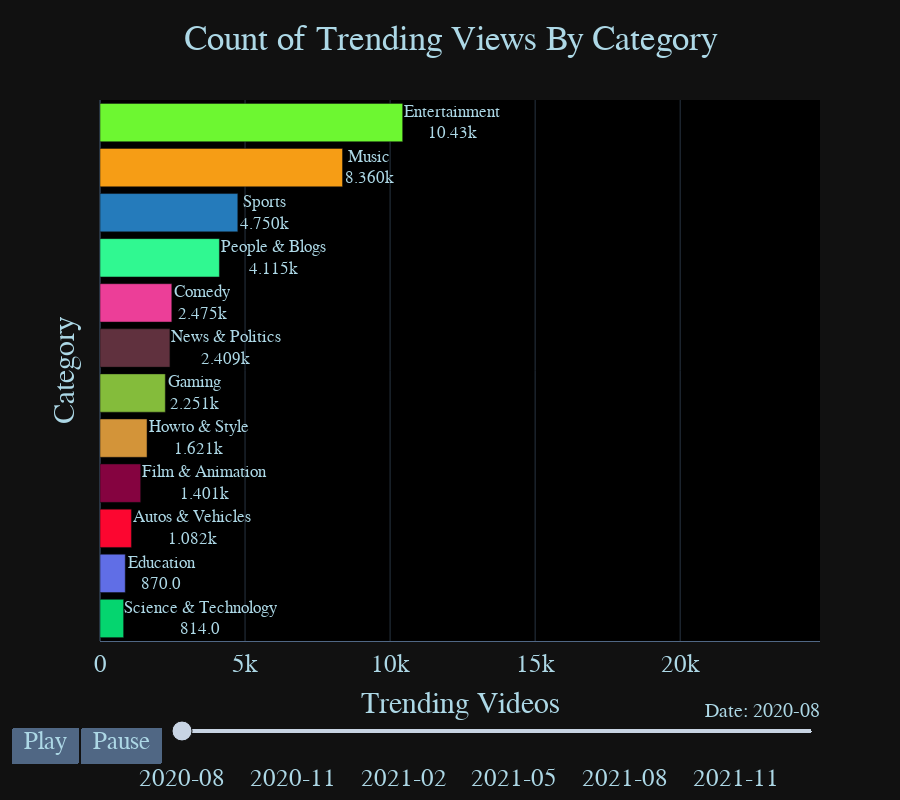

Source (notebook cell):
### Code cell
racer4= cat_vcount

my_raceplot = racer(racer4, item_column='category', value_column='view_count', time_column='trending_month')
my_raceplot.plot(title='Count of Trending Views By Category',
                 item_label = 'Category',
                 value_label = 'Trending Videos',
                 frame_duration = 800,
                 date_format = '%Y-%m-')

### Figure 1 — Plotly figure (JSON) as saved in the notebook; plotly's stock layout.template omitted (floating-point values rounded to 4 significant figures)
{"data": [{"cliponaxis": false, "hoverinfo": "all", "marker": {"color": ["rgb(5, 213, 111)", "rgb(96, 110, 230)", "rgb(252, 6, 48)", "rgb(133, 3, 64)", "rgb(211, 148, 57)", "rgb(132, 188, 59)", "rgb(96, 49, 62)", "rgb(236, 62, 152)", "rgb(48, 248, 145)", "rgb(37, 123, 187)", "rgb(246, 157, 21)", "rgb(109, 247, 49)"]}, "orientation": "h", "textangle": 0, "textposition": "outside", "texttemplate": "%{y}<br>%{x:.4s}", "type": "bar", "x": [814, 870, 1082, 1401, 1621, 2251, 2409, 2475, 4115, 4750, 8360, 10434], "y": ["Science & Technology", "Education", "Autos & Vehicles", "Film & Animation", "Howto & Style", "Gaming", "News & Politics", "Comedy", "People & Blogs", "Sports", "Music", "Entertainment"]}], "layout": {"bargap": 0.15, "font": {"color": "lightblue", "family": "Courier New Bold", "size": 25}, "height": 800, "plot_bgcolor": "black", "sliders": [{"active": 0, "currentvalue": {"font": {"size": 20}, "prefix": "Date: ", "visible": true, "xanchor": "right"}, "len": 0.9, "pad": {"b": 10, "t": 50}, "steps": [{"args": [["2020-08"], {"frame": {"duration": 800, "redraw": false}, "mode": "immediate", "transition": {"duration": 800}}], "label": "2020-08", "method": "animate"}, {"args": [["2020-09"], {"frame": {"duration": 800, "redraw": false}, "mode": "immediate", "transition": {"duration": 800}}], "label": "2020-09", "method": "animate"}, {"args": [["2020-10"], {"frame": {"duration": 800, "redraw": false}, "mode": "immediate", "transition": {"duration": 800}}], "label": "2020-10", "method": "animate"}, {"args": [["2020-11"], {"frame": {"duration": 800, "redraw": false}, "mode": "immediate", "transition": {"duration": 800}}], "label": "2020-11", "method": "animate"}, {"args": [["2020-12"], {"frame": {"duration": 800, "redraw": false}, "mode": "immediate", "transition": {"duration": 800}}], "label": "2020-12", "method": "animate"}, {"args": [["2021-01"], {"frame": {"duration": 800, "redraw": false}, "mode": "immediate", "transition": {"duration": 800}}], "label": "2021-01", "method": "animate"}, {"args": [["2021-02"], {"frame": {"duration": 800, "redraw": false}, "mode": "immediate", "transition": {"duration": 800}}], "label": "2021-02", "method": "animate"}, {"args": [["2021-03"], {"frame": {"duration": 800, "redraw": false}, "mode": "immediate", "transition": {"duration": 800}}], "label": "2021-03", "method": "animate"}, {"args": [["2021-04"], {"frame": {"duration": 800, "redraw": false}, "mode": "immediate", "transition": {"duration": 800}}], "label": "2021-04", "method": "animate"}, {"args": [["2021-05"], {"frame": {"duration": 800, "redraw": false}, "mode": "immediate", "transition": {"duration": 800}}], "label": "2021-05", "method": "animate"}, {"args": [["2021-06"], {"frame": {"duration": 800, "redraw": false}, "mode": "immediate", "transition": {"duration": 800}}], "label": "2021-06", "method": "animate"}, {"args": [["2021-07"], {"frame": {"duration": 800, "redraw": false}, "mode": "immediate", "transition": {"duration": 800}}], "label": "2021-07", "method": "animate"}, {"args": [["2021-08"], {"frame": {"duration": 800, "redraw": false}, "mode": "immediate", "transition": {"duration": 800}}], "label": "2021-08", "method": "animate"}, {"args": [["2021-09"], {"frame": {"duration": 800, "redraw": false}, "mode": "immediate", "transition": {"duration": 800}}], "label": "2021-09", "method": "animate"}, {"args": [["2021-10"], {"frame": {"duration": 800, "redraw": false}, "mode": "immediate", "transition": {"duration": 800}}], "label": "2021-10", "method": "animate"}, {"args": [["2021-11"], {"frame": {"duration": 800, "redraw": false}, "mode": "immediate", "transition": {"duration": 800}}], "label": "2021-11", "method": "animate"}, {"args": [["2021-12"], {"frame": {"duration": 800, "redraw": false}, "mode": "immediate", "transition": {"duration": 800}}], "label": "2021-12", "method": "animate"}, {"args": [["2022-01"], {"frame": {"duration": 800, "redraw": false}, "mode": "immediate", "transition": {"duration": 800}}], "label": "2022-01", "method": "animate"}], "transition": {"duration": 300, "easing": "cubic-in-out"}, "x": 0.1, "xanchor": "left", "y": 0, "yanchor": "top"}], "title": {"font": {"color": "lightblue", "family": "Courier New Bold", "size": 35}, "text": "Count of Trending Views By Category", "x": 0.5}, "updatemenus": [{"buttons": [{"args": [null, {"frame": {"duration": 800, "redraw": false}, "fromcurrent": true, "transition": {"duration": 800, "easing": "quadratic-in-out"}}], "label": "Play", "method": "animate"}, {"args": [[null], {"frame": {"duration": 0, "redraw": false}, "mode": "immediate", "transition": {"duration": 0}}], "label": "Pause", "method": "animate"}], "direction": "left", "pad": {"r": 10, "t": 87}, "showactive": false, "type": "buttons", "x": 0.1, "xanchor": "right", "y": 0, "yanchor": "top"}], "xaxis": {"range": [0, 24819], "showline": true, "showticklabels": true, "title": {"text": "Trending Videos"}, "visible": true}, "yaxis": {"showline": false, "showticklabels": false, "title": {"text": "Category"}, "visible": true}}}
